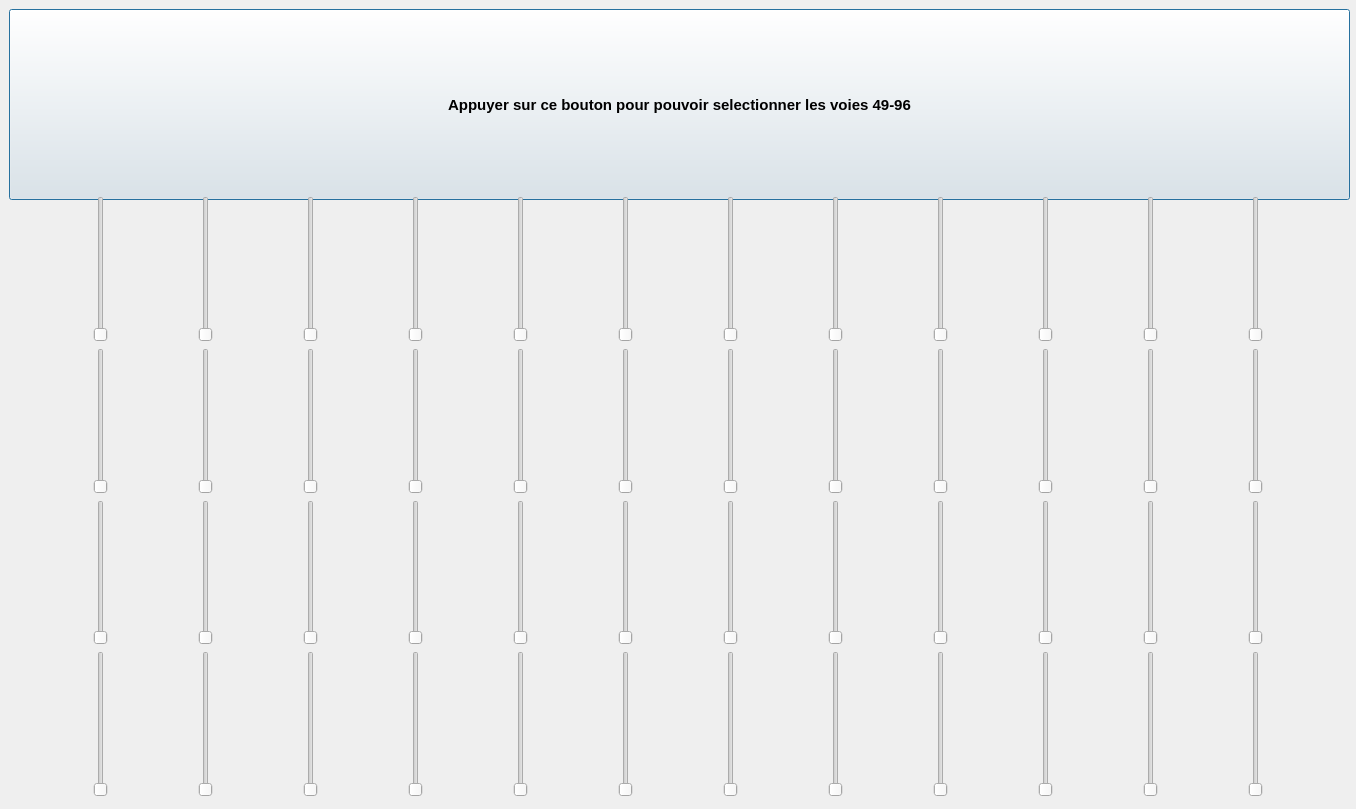
<?xml version="1.0" encoding="UTF-8"?>
<ui version="4.0">
 <class>Dialog</class>
 <widget class="QDialog" name="Dialog">
  <property name="geometry">
   <rect>
    <x>0</x>
    <y>0</y>
    <width>1356</width>
    <height>809</height>
   </rect>
  </property>
  <property name="minimumSize">
   <size>
    <width>1356</width>
    <height>809</height>
   </size>
  </property>
  <property name="windowTitle">
   <string>Dialog</string>
  </property>
  <property name="styleSheet">
   <string notr="true">background-image: url(:/images/selectionneurVoies.png);</string>
  </property>
  <widget class="QPushButton" name="pushButton">
   <property name="geometry">
    <rect>
     <x>9</x>
     <y>9</y>
     <width>1341</width>
     <height>191</height>
    </rect>
   </property>
   <property name="minimumSize">
    <size>
     <width>1341</width>
     <height>191</height>
    </size>
   </property>
   <property name="maximumSize">
    <size>
     <width>16777215</width>
     <height>16777215</height>
    </size>
   </property>
   <property name="font">
    <font>
     <pointsize>11</pointsize>
     <bold>true</bold>
     <underline>false</underline>
    </font>
   </property>
   <property name="styleSheet">
    <string notr="true"/>
   </property>
   <property name="text">
    <string>Appuyer sur ce bouton pour pouvoir selectionner les voies 49-96</string>
   </property>
  </widget>
  <widget class="QWidget" name="layoutWidget">
   <property name="geometry">
    <rect>
     <x>9</x>
     <y>196</y>
     <width>1341</width>
     <height>601</height>
    </rect>
   </property>
   <layout class="QVBoxLayout" name="verticalLayout">
    <item>
     <layout class="QHBoxLayout" name="horizontalLayout">
      <item>
       <widget class="QSlider" name="verticalSlider_1">
        <property name="maximum">
         <number>3</number>
        </property>
        <property name="orientation">
         <enum>Qt::Vertical</enum>
        </property>
       </widget>
      </item>
      <item>
       <widget class="QSlider" name="verticalSlider_2">
        <property name="maximum">
         <number>3</number>
        </property>
        <property name="orientation">
         <enum>Qt::Vertical</enum>
        </property>
       </widget>
      </item>
      <item>
       <widget class="QSlider" name="verticalSlider_3">
        <property name="maximum">
         <number>3</number>
        </property>
        <property name="orientation">
         <enum>Qt::Vertical</enum>
        </property>
       </widget>
      </item>
      <item>
       <widget class="QSlider" name="verticalSlider_4">
        <property name="maximum">
         <number>3</number>
        </property>
        <property name="orientation">
         <enum>Qt::Vertical</enum>
        </property>
       </widget>
      </item>
      <item>
       <widget class="QSlider" name="verticalSlider_5">
        <property name="maximum">
         <number>3</number>
        </property>
        <property name="orientation">
         <enum>Qt::Vertical</enum>
        </property>
       </widget>
      </item>
      <item>
       <widget class="QSlider" name="verticalSlider_6">
        <property name="maximum">
         <number>3</number>
        </property>
        <property name="orientation">
         <enum>Qt::Vertical</enum>
        </property>
       </widget>
      </item>
      <item>
       <widget class="QSlider" name="verticalSlider_7">
        <property name="maximum">
         <number>3</number>
        </property>
        <property name="orientation">
         <enum>Qt::Vertical</enum>
        </property>
       </widget>
      </item>
      <item>
       <widget class="QSlider" name="verticalSlider_8">
        <property name="maximum">
         <number>3</number>
        </property>
        <property name="orientation">
         <enum>Qt::Vertical</enum>
        </property>
       </widget>
      </item>
      <item>
       <widget class="QSlider" name="verticalSlider_9">
        <property name="maximum">
         <number>3</number>
        </property>
        <property name="orientation">
         <enum>Qt::Vertical</enum>
        </property>
       </widget>
      </item>
      <item>
       <widget class="QSlider" name="verticalSlider_10">
        <property name="maximum">
         <number>3</number>
        </property>
        <property name="orientation">
         <enum>Qt::Vertical</enum>
        </property>
       </widget>
      </item>
      <item>
       <widget class="QSlider" name="verticalSlider_11">
        <property name="maximum">
         <number>3</number>
        </property>
        <property name="orientation">
         <enum>Qt::Vertical</enum>
        </property>
       </widget>
      </item>
      <item>
       <widget class="QSlider" name="verticalSlider_12">
        <property name="maximum">
         <number>3</number>
        </property>
        <property name="orientation">
         <enum>Qt::Vertical</enum>
        </property>
       </widget>
      </item>
     </layout>
    </item>
    <item>
     <layout class="QHBoxLayout" name="horizontalLayout_2">
      <item>
       <widget class="QSlider" name="verticalSlider_13">
        <property name="maximum">
         <number>3</number>
        </property>
        <property name="orientation">
         <enum>Qt::Vertical</enum>
        </property>
       </widget>
      </item>
      <item>
       <widget class="QSlider" name="verticalSlider_14">
        <property name="maximum">
         <number>3</number>
        </property>
        <property name="orientation">
         <enum>Qt::Vertical</enum>
        </property>
       </widget>
      </item>
      <item>
       <widget class="QSlider" name="verticalSlider_15">
        <property name="maximum">
         <number>3</number>
        </property>
        <property name="orientation">
         <enum>Qt::Vertical</enum>
        </property>
       </widget>
      </item>
      <item>
       <widget class="QSlider" name="verticalSlider_16">
        <property name="maximum">
         <number>3</number>
        </property>
        <property name="orientation">
         <enum>Qt::Vertical</enum>
        </property>
       </widget>
      </item>
      <item>
       <widget class="QSlider" name="verticalSlider_17">
        <property name="maximum">
         <number>3</number>
        </property>
        <property name="orientation">
         <enum>Qt::Vertical</enum>
        </property>
       </widget>
      </item>
      <item>
       <widget class="QSlider" name="verticalSlider_18">
        <property name="maximum">
         <number>3</number>
        </property>
        <property name="orientation">
         <enum>Qt::Vertical</enum>
        </property>
       </widget>
      </item>
      <item>
       <widget class="QSlider" name="verticalSlider_19">
        <property name="maximum">
         <number>3</number>
        </property>
        <property name="orientation">
         <enum>Qt::Vertical</enum>
        </property>
       </widget>
      </item>
      <item>
       <widget class="QSlider" name="verticalSlider_20">
        <property name="maximum">
         <number>3</number>
        </property>
        <property name="orientation">
         <enum>Qt::Vertical</enum>
        </property>
       </widget>
      </item>
      <item>
       <widget class="QSlider" name="verticalSlider_21">
        <property name="maximum">
         <number>3</number>
        </property>
        <property name="orientation">
         <enum>Qt::Vertical</enum>
        </property>
       </widget>
      </item>
      <item>
       <widget class="QSlider" name="verticalSlider_22">
        <property name="maximum">
         <number>3</number>
        </property>
        <property name="orientation">
         <enum>Qt::Vertical</enum>
        </property>
       </widget>
      </item>
      <item>
       <widget class="QSlider" name="verticalSlider_23">
        <property name="maximum">
         <number>3</number>
        </property>
        <property name="orientation">
         <enum>Qt::Vertical</enum>
        </property>
       </widget>
      </item>
      <item>
       <widget class="QSlider" name="verticalSlider_24">
        <property name="maximum">
         <number>3</number>
        </property>
        <property name="orientation">
         <enum>Qt::Vertical</enum>
        </property>
       </widget>
      </item>
     </layout>
    </item>
    <item>
     <layout class="QHBoxLayout" name="horizontalLayout_3">
      <item>
       <widget class="QSlider" name="verticalSlider_25">
        <property name="maximum">
         <number>3</number>
        </property>
        <property name="orientation">
         <enum>Qt::Vertical</enum>
        </property>
       </widget>
      </item>
      <item>
       <widget class="QSlider" name="verticalSlider_26">
        <property name="maximum">
         <number>3</number>
        </property>
        <property name="orientation">
         <enum>Qt::Vertical</enum>
        </property>
       </widget>
      </item>
      <item>
       <widget class="QSlider" name="verticalSlider_27">
        <property name="maximum">
         <number>3</number>
        </property>
        <property name="orientation">
         <enum>Qt::Vertical</enum>
        </property>
       </widget>
      </item>
      <item>
       <widget class="QSlider" name="verticalSlider_28">
        <property name="maximum">
         <number>3</number>
        </property>
        <property name="orientation">
         <enum>Qt::Vertical</enum>
        </property>
       </widget>
      </item>
      <item>
       <widget class="QSlider" name="verticalSlider_29">
        <property name="maximum">
         <number>3</number>
        </property>
        <property name="orientation">
         <enum>Qt::Vertical</enum>
        </property>
       </widget>
      </item>
      <item>
       <widget class="QSlider" name="verticalSlider_30">
        <property name="maximum">
         <number>3</number>
        </property>
        <property name="orientation">
         <enum>Qt::Vertical</enum>
        </property>
       </widget>
      </item>
      <item>
       <widget class="QSlider" name="verticalSlider_31">
        <property name="maximum">
         <number>3</number>
        </property>
        <property name="orientation">
         <enum>Qt::Vertical</enum>
        </property>
       </widget>
      </item>
      <item>
       <widget class="QSlider" name="verticalSlider_32">
        <property name="maximum">
         <number>3</number>
        </property>
        <property name="orientation">
         <enum>Qt::Vertical</enum>
        </property>
       </widget>
      </item>
      <item>
       <widget class="QSlider" name="verticalSlider_33">
        <property name="maximum">
         <number>3</number>
        </property>
        <property name="orientation">
         <enum>Qt::Vertical</enum>
        </property>
       </widget>
      </item>
      <item>
       <widget class="QSlider" name="verticalSlider_34">
        <property name="maximum">
         <number>3</number>
        </property>
        <property name="orientation">
         <enum>Qt::Vertical</enum>
        </property>
       </widget>
      </item>
      <item>
       <widget class="QSlider" name="verticalSlider_35">
        <property name="maximum">
         <number>3</number>
        </property>
        <property name="orientation">
         <enum>Qt::Vertical</enum>
        </property>
       </widget>
      </item>
      <item>
       <widget class="QSlider" name="verticalSlider_36">
        <property name="maximum">
         <number>3</number>
        </property>
        <property name="orientation">
         <enum>Qt::Vertical</enum>
        </property>
       </widget>
      </item>
     </layout>
    </item>
    <item>
     <layout class="QHBoxLayout" name="horizontalLayout_4">
      <item>
       <widget class="QSlider" name="verticalSlider_37">
        <property name="maximum">
         <number>3</number>
        </property>
        <property name="orientation">
         <enum>Qt::Vertical</enum>
        </property>
       </widget>
      </item>
      <item>
       <widget class="QSlider" name="verticalSlider_38">
        <property name="maximum">
         <number>3</number>
        </property>
        <property name="orientation">
         <enum>Qt::Vertical</enum>
        </property>
       </widget>
      </item>
      <item>
       <widget class="QSlider" name="verticalSlider_39">
        <property name="maximum">
         <number>3</number>
        </property>
        <property name="orientation">
         <enum>Qt::Vertical</enum>
        </property>
       </widget>
      </item>
      <item>
       <widget class="QSlider" name="verticalSlider_40">
        <property name="maximum">
         <number>3</number>
        </property>
        <property name="orientation">
         <enum>Qt::Vertical</enum>
        </property>
       </widget>
      </item>
      <item>
       <widget class="QSlider" name="verticalSlider_41">
        <property name="maximum">
         <number>3</number>
        </property>
        <property name="orientation">
         <enum>Qt::Vertical</enum>
        </property>
       </widget>
      </item>
      <item>
       <widget class="QSlider" name="verticalSlider_42">
        <property name="maximum">
         <number>3</number>
        </property>
        <property name="orientation">
         <enum>Qt::Vertical</enum>
        </property>
       </widget>
      </item>
      <item>
       <widget class="QSlider" name="verticalSlider_43">
        <property name="maximum">
         <number>3</number>
        </property>
        <property name="orientation">
         <enum>Qt::Vertical</enum>
        </property>
       </widget>
      </item>
      <item>
       <widget class="QSlider" name="verticalSlider_44">
        <property name="maximum">
         <number>3</number>
        </property>
        <property name="orientation">
         <enum>Qt::Vertical</enum>
        </property>
       </widget>
      </item>
      <item>
       <widget class="QSlider" name="verticalSlider_45">
        <property name="maximum">
         <number>3</number>
        </property>
        <property name="orientation">
         <enum>Qt::Vertical</enum>
        </property>
       </widget>
      </item>
      <item>
       <widget class="QSlider" name="verticalSlider_46">
        <property name="maximum">
         <number>3</number>
        </property>
        <property name="orientation">
         <enum>Qt::Vertical</enum>
        </property>
       </widget>
      </item>
      <item>
       <widget class="QSlider" name="verticalSlider_47">
        <property name="maximum">
         <number>3</number>
        </property>
        <property name="orientation">
         <enum>Qt::Vertical</enum>
        </property>
       </widget>
      </item>
      <item>
       <widget class="QSlider" name="verticalSlider_48">
        <property name="maximum">
         <number>3</number>
        </property>
        <property name="orientation">
         <enum>Qt::Vertical</enum>
        </property>
       </widget>
      </item>
     </layout>
    </item>
   </layout>
  </widget>
 </widget>
 <resources/>
 <connections/>
</ui>
